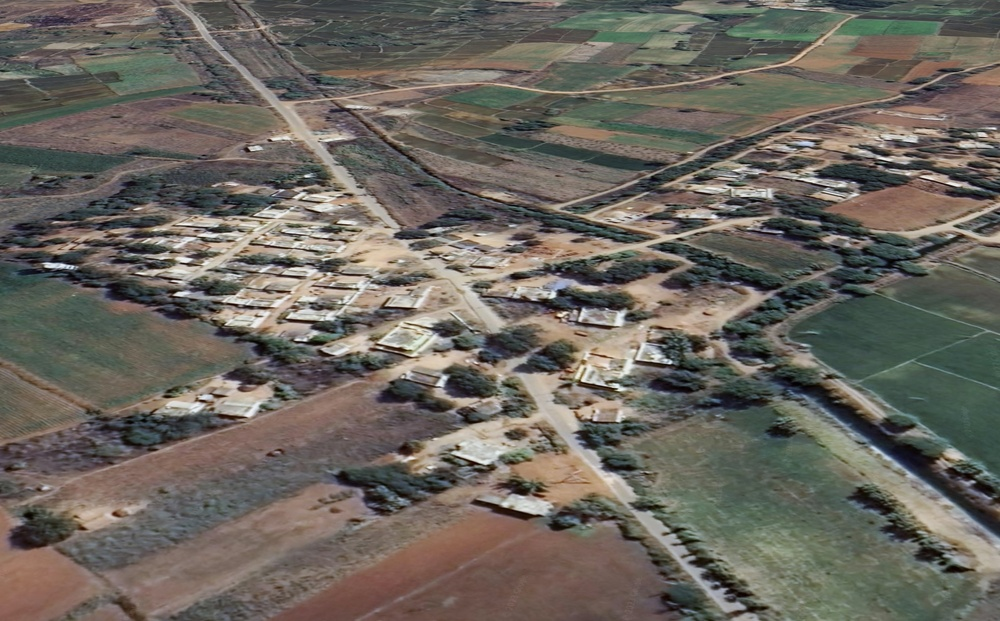
#> input picture referenced.jpeg, 1000 x 621 px, shrunk from 2105 x 1307 before the run
$ python CVPR.py
#> lines starting #> are read from the running program, lines starting #| are printed output that depends on the picture
import cv2
import numpy as np

def ORB_create():
    nfeatures = 500
    scaleFactor = 1.2
    nlevels = 8
    edgeThreshold = 31
    firstLevel = 0
    WTA_K = 2
    scoreType = cv2.ORB_HARRIS_SCORE
    patchSize = 31
    fastThreshold = 20

    # Create ORB object with default parameters
    orb = cv2.ORB_create(nfeatures=nfeatures, scaleFactor=scaleFactor, nlevels=nlevels, edgeThreshold=edgeThreshold,
                         firstLevel=firstLevel, WTA_K=WTA_K, scoreType=scoreType, patchSize=patchSize,
                         fastThreshold=fastThreshold)

    return orb


class DMatch:
    def __init__(self, queryIdx, trainIdx, distance):
        self.queryIdx = queryIdx
        self.trainIdx = trainIdx
        self.distance = distance


def BFMatcher(norm_type, crossCheck):
    class Matcher:
        def __init__(self, norm_type, crossCheck):
            self.norm_type = norm_type
            self.crossCheck = crossCheck

        def match(self, des1, des2):
            matches = []
            for i in range(des1.shape[0]):
                distances = np.sqrt(np.sum((des1[i] - des2)**2, axis=1))
                if self.crossCheck:
                    j = np.argmin(distances)
                    distances2 = np.sqrt(np.sum((des2[j] - des1)**2, axis=1))
                    if i == np.argmin(distances2):
                        matches.append(DMatch(i, j, distances[j]))
                else:
                    j = np.argmin(distances)
                    matches.append(DMatch(i, j, distances[j]))
            return matches

    return Matcher(norm_type, crossCheck)


def warpPerspective(src, M, dsize):
    # Create output image
    dst = np.zeros((dsize[1], dsize[0], src.shape[2]), dtype=np.uint8)

    # Inverse homography matrix
    Minv = np.linalg.inv(M)

    # Loop through each pixel in the output image
    for y in range(dsize[1]):
        for x in range(dsize[0]):
            # Transform pixel coordinates with homography matrix
            p = np.dot(Minv, np.array([x, y, 1]))
            p = p / p[2]

            # Check if pixel coordinates are within the bounds of the input image
            if p[0] >= 0 and p[0] < src.shape[1] and p[1] >= 0 and p[1] < src.shape[0]:
                # Nearest neighbor interpolation
                dst[y, x, :] = src[int(p[1]), int(p[0]), :]

    return dst

def warpPerspective(img, M, dsize):
    # Create output image
    output_img = np.zeros((dsize[1], dsize[0], img.shape[2]), dtype=np.uint8)

    # Compute inverse transformation matrix
    inv_M = np.linalg.inv(M)

    # Iterate over each pixel in the output image
    for y in range(dsize[1]):
        for x in range(dsize[0]):
            # Transform coordinates using inverse matrix
            src_coord = np.dot(inv_M, [x, y, 1])

            # Normalize coordinates
            src_coord = src_coord / src_coord[2]

            # Check if transformed coordinates are within input image bounds
            if src_coord[0] >= 0 and src_coord[0] < img.shape[1] and \
               src_coord[1] >= 0 and src_coord[1] < img.shape[0]:
                # Interpolate pixel value using bilinear interpolation
                x0 = int(src_coord[0])
                y0 = int(src_coord[1])
                x1 = min(x0+1, img.shape[1]-1)
                y1 = min(y0+1, img.shape[0]-1)
                alpha = src_coord[0] - x0
                beta = src_coord[1] - y0
                output_img[y, x] = (1-alpha)*(1-beta)*img[y0, x0] + \
                                    alpha*(1-beta)*img[y0, x1] + \
                                    (1-alpha)*beta*img[y1, x0] + \
                                    alpha*beta*img[y1, x1]

    return output_img


def addWeighted(src1, alpha, src2, beta, gamma):
    # Check if the dimensions of both images are the same
    assert src1.shape == src2.shape

    # Compute the weighted sum of the images
    output = cv2.addWeighted(src1, alpha, src2, beta, gamma)

    return output


# Load SAR images
img1 = cv2.imread('referenced.jpeg')
#> img1 is the input picture: shape (621, 1000, 3); mean B, G, R 94.4, 102.1, 106.9
img2 = cv2.imread('sensed.jpeg')
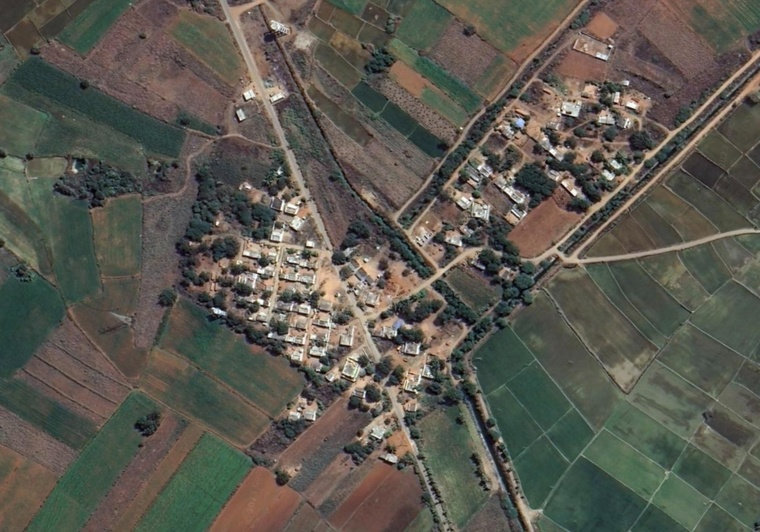
#> input picture sensed.jpeg, 760 x 532 px, shrunk from 1600 x 1119 before the run
#> img2 is the input picture: shape (532, 760, 3); mean B, G, R 80.1, 88.9, 91.1

# Convert to Grayscale
gray1 = cv2.cvtColor(img1, cv2.COLOR_BGR2GRAY)
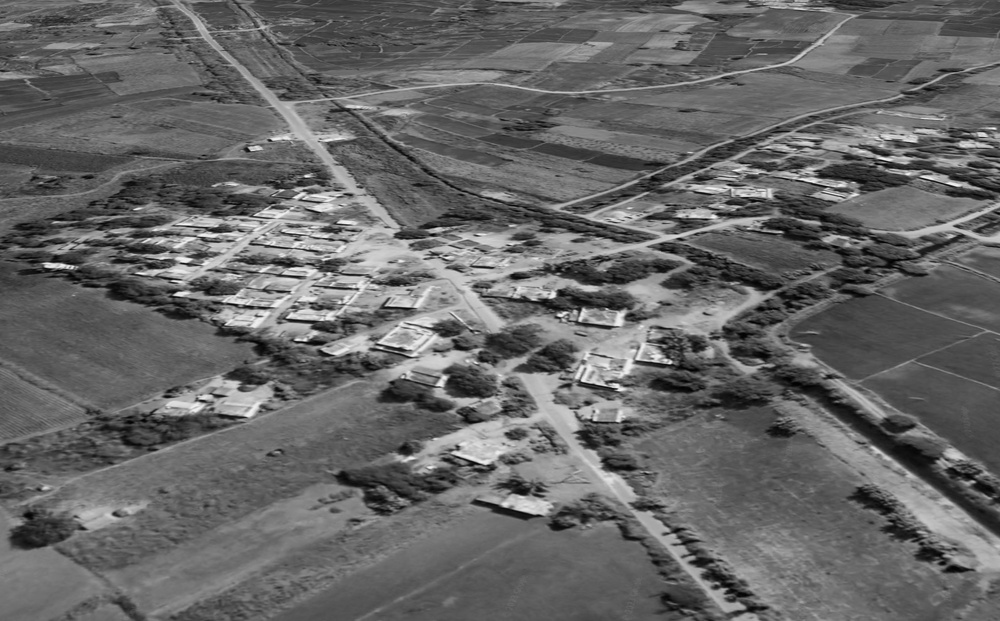
#> gray1: shape (621, 1000); min 0, max 251, mean 102.7
gray2 = cv2.cvtColor(img2, cv2.COLOR_BGR2GRAY)
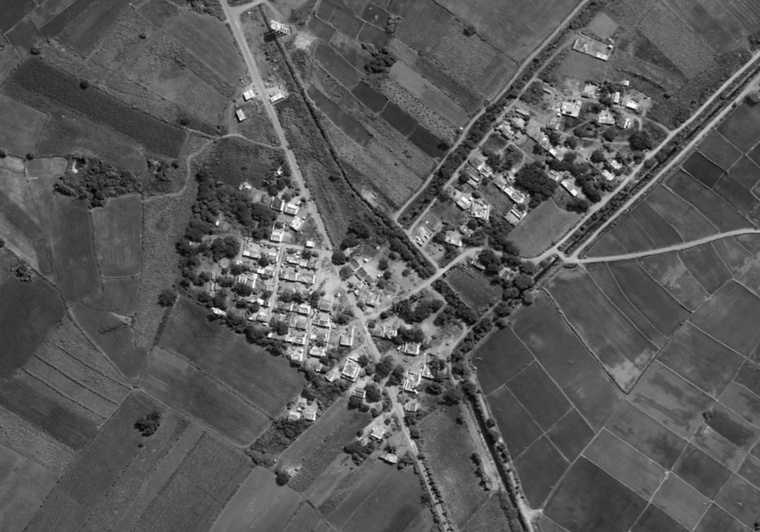
#> gray2: shape (532, 760); min 1, max 254, mean 88.5

# Detect ORB Features
orb = ORB_create()
keypoints1, descriptors1 = orb.detectAndCompute(gray1, None)
#> keypoints1 = 500 keypoints; strongest (x, y, size): (175, 294, 31), (582, 380, 31), (670, 362, 31), (288, 317, 31)
keypoints2, descriptors2 = orb.detectAndCompute(gray2, None)
#> keypoints2 = 500 keypoints; strongest (x, y, size): (269, 335, 31), (563, 114, 31), (564, 112, 31), (262, 301, 31)

# Match Feature Descriptors
bf = BFMatcher(cv2.NORM_HAMMING, crossCheck=True)
matches = bf.match(descriptors1, descriptors2)
#> the loop in match, `for i in range(des1.shape[0]):` made 500 passes
#> j on passes 5, 9, 10, 12, 15, 21, 23, 24, 25, 26, 31, 34: 181, 425, 363, 345, 92, 148, 91, 215, 486, 313, 368, 65
#> j on passes 1, 2, 3, 4, 6, 7: 11, 58, 291, 33, 34, 312
#> after the loop in match, `for i in range(des1.shape[0]):`: matches = 197 matches
#> matches = 197 matches
matches = sorted(matches, key = lambda x:x.distance)

# Compute Homography Matrix
src_pts = np.float32([ keypoints1[m.queryIdx].pt for m in matches ]).reshape(-1,1,2)
#> src_pts = 197 rows, first 8: [557.8, 290.3], [620.4, 388.8], [43, 263], [380.7, 340.9], [324, 259.2], [810.7, 144], [549.9, 296.1], [637, 358]
dst_pts = np.float32([ keypoints2[m.trainIdx].pt for m in matches ]).reshape(-1,1,2)
#> dst_pts = 197 rows, first 8: [397.4, 329.8], [416, 392], [213, 308], [240.5, 112], [394.6, 334.1], [514, 175], [240, 119], [304.6, 304.6]
M, mask = cv2.findHomography(src_pts, dst_pts, cv2.RANSAC, 5.0)
#> M = [[-0.46, -2.35, 557.2], [-0.127, -2.47, 469.3], [-0.000428, -0.00589, 1]]; mask = 197 values, max 1 at index 13, min 0 at index 0, mean 0.0457

# Warp Sensed Image
warp_img = warpPerspective(img1, M, (img2.shape[1], img2.shape[0]))
#> in warpPerspective, `inv_M = np.linalg.inv(M)`: inv_M = [[-2.16, 7, -2080.1], [0.558, 1.66, -1090.5], [0.00236, 0.0128, -6.31]]
#> after the loop in warpPerspective, `for y in range(dsize[1]):`:
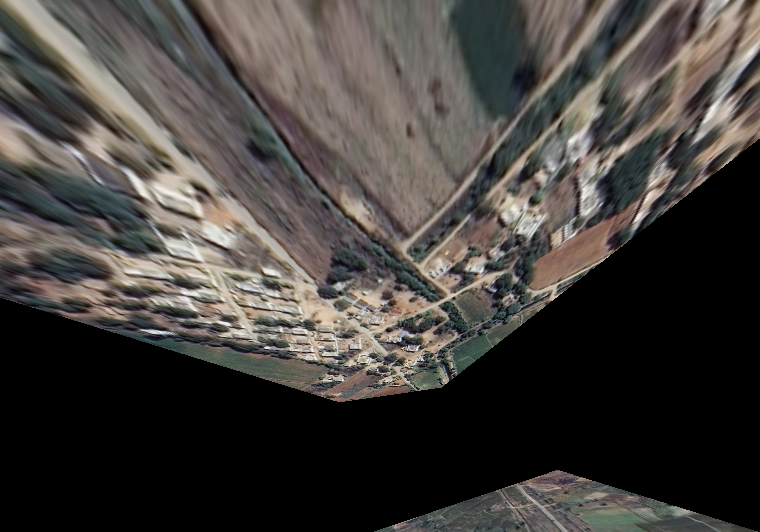
#> output_img: shape (532, 760, 3); mean B, G, R 60.6, 63.9, 67.6

# Registered SAR Image
registered_img = addWeighted(warp_img, 0.5, img2, 0.5, 0.0)
#> in addWeighted, `output = cv2.addWeighted(src1, alpha, src2, beta, gamma)`:
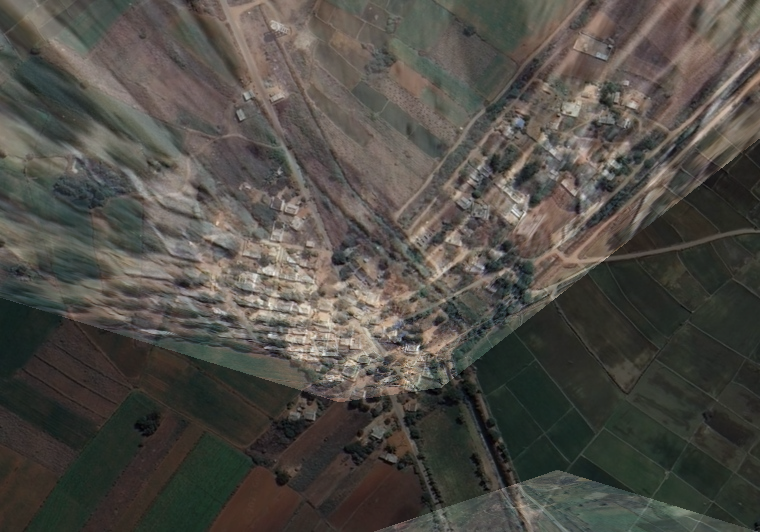
#> output: shape (532, 760, 3); mean B, G, R 70.4, 76.4, 79.4

import matplotlib.pyplot as plt

def imshow(window_name, image):

    if len(image.shape) == 2:
        image = cv2.cvtColor(image, cv2.COLOR_GRAY2RGB)
    elif image.shape[2] == 4:
        image = cv2.cvtColor(image, cv2.COLOR_BGRA2RGB)
    elif image.shape[2] == 1:
        image = cv2.cvtColor(image, cv2.COLOR_GRAY2RGB)

    # Display the image
    plt.imshow(image)
    plt.title(window_name)
    plt.show()

def destroyAllWindows():
#> (the run stopped early here; a loop or call above may not have finished)
